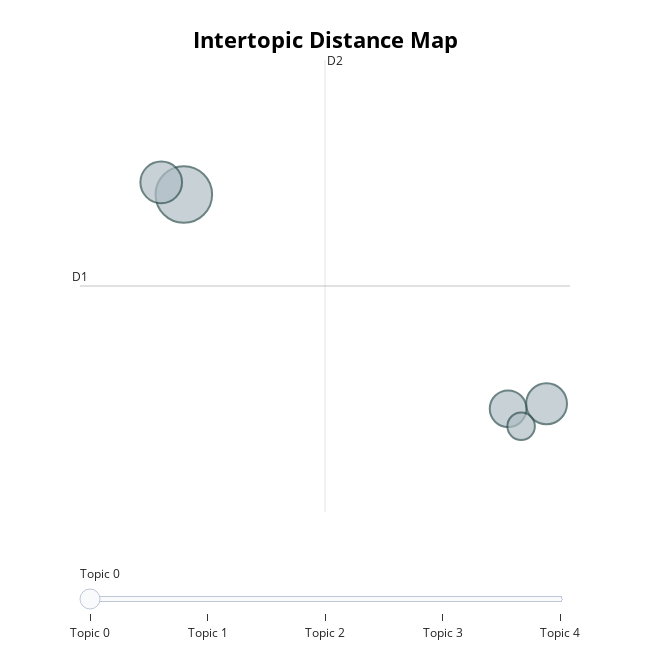

The notebook cell this image was saved under:
### Code cell
topic_model.visualize_topics(custom_labels=True)

### Figure 1 — Plotly figure (JSON) as saved in the notebook; plotly's stock layout.template omitted (floating-point values rounded to 4 significant figures)
{"data": [{"customdata": [[0, "said | people | film | music | new", 798], [1, "said | year | growth | economy | market", 433], [2, "mr | said | election | labour | government", 416], [3, "england | game | club | said | wales", 335], [4, "world | champion | year | said | olympic", 188]], "hovertemplate": "<b>Topic %{customdata[0]}</b><br>%{customdata[1]}<br>Size: %{customdata[2]}", "legendgroup": "", "marker": {"color": "#B0BEC5", "line": {"color": "DarkSlateGrey", "width": 2}, "size": [798, 433, 416, 335, 188], "sizemode": "area", "sizeref": 0.4988, "symbol": "circle"}, "mode": "markers", "name": "", "orientation": "v", "showlegend": false, "type": "scatter", "x": [-10.1, -10.54, -3.041, -3.79, -3.536], "xaxis": "x", "y": [29.09, 29.53, 21.52, 21.34, 20.7], "yaxis": "y"}], "layout": {"annotations": [{"showarrow": false, "text": "D1", "x": -12.12, "y": 25.78, "yshift": 10}, {"showarrow": false, "text": "D2", "x": -7.354, "xshift": 10, "y": 33.96}], "height": 650, "hoverlabel": {"bgcolor": "white", "font": {"family": "Rockwell", "size": 16}}, "legend": {"itemsizing": "constant", "tracegroupgap": 0}, "margin": {"t": 60}, "shapes": [{"line": {"color": "#CFD8DC", "width": 2}, "type": "line", "x0": -7.354, "x1": -7.354, "y0": 17.6, "y1": 33.96}, {"line": {"color": "#9E9E9E", "width": 2}, "type": "line", "x0": -12.12, "x1": -2.585, "y0": 25.78, "y1": 25.78}], "sliders": [{"active": 0, "pad": {"t": 50}, "steps": [{"args": [{"marker.color": [["red", "#B0BEC5", "#B0BEC5", "#B0BEC5", "#B0BEC5"]]}], "label": "Topic 0", "method": "update"}, {"args": [{"marker.color": [["#B0BEC5", "red", "#B0BEC5", "#B0BEC5", "#B0BEC5"]]}], "label": "Topic 1", "method": "update"}, {"args": [{"marker.color": [["#B0BEC5", "#B0BEC5", "red", "#B0BEC5", "#B0BEC5"]]}], "label": "Topic 2", "method": "update"}, {"args": [{"marker.color": [["#B0BEC5", "#B0BEC5", "#B0BEC5", "red", "#B0BEC5"]]}], "label": "Topic 3", "method": "update"}, {"args": [{"marker.color": [["#B0BEC5", "#B0BEC5", "#B0BEC5", "#B0BEC5", "red"]]}], "label": "Topic 4", "method": "update"}]}], "title": {"font": {"color": "Black", "size": 22}, "text": "<b>Intertopic Distance Map</b>", "x": 0.5, "xanchor": "center", "y": 0.95, "yanchor": "top"}, "width": 650, "xaxis": {"anchor": "y", "domain": [0, 1], "range": [-12.12, -2.585], "title": {"text": ""}, "visible": false}, "yaxis": {"anchor": "x", "domain": [0, 1], "range": [17.6, 33.96], "title": {"text": ""}, "visible": false}}}
